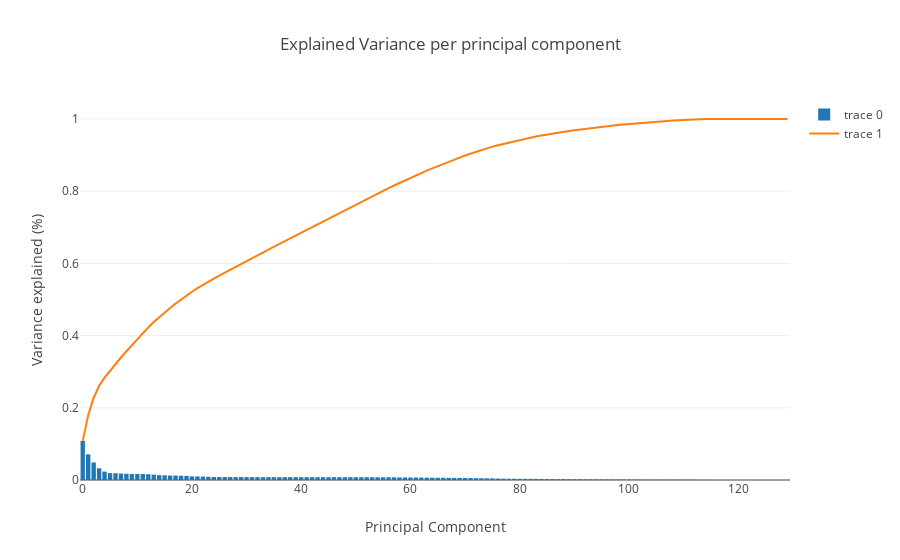

Write notebook code for a chart like this one.
### Code cell
# Investigate the variance accounted for by each principal component.
num_components = len(pca.explained_variance_ratio_)
ind = np.arange(num_components)
vals = pca.explained_variance_ratio_
cumvals = np.cumsum(vals)



trace1 = go.Bar(x=ind,
                y=vals)
    
trace2 = go.Scatter(
    x = ind,
    y = cumvals,
    mode='lines',

)

layout= dict(title = 'Explained Variance per principal component',
              xaxis = dict(title = 'Principal Component'),
              yaxis = dict(title = 'Variance explained (%)'),
              )
data = [trace1, trace2]

fig = go.Figure(data=data, layout=layout)
    
iplot(fig)

### Figure 1 — Plotly figure (JSON) as saved in the notebook; plotly's stock layout.template omitted (floating-point values rounded to 4 significant figures; data arrays with more than 128 entries replaced by an {"elided": "..."} marker saying what was removed)
{"data": [{"type": "bar", "x": {"elided": "130 int values"}, "y": {"elided": "130 float values"}}, {"mode": "lines", "type": "scatter", "x": {"elided": "130 int values"}, "y": {"elided": "130 float values"}}], "layout": {"title": "Explained Variance per principal component", "xaxis": {"title": "Principal Component"}, "yaxis": {"title": "Variance explained (%)"}}}
